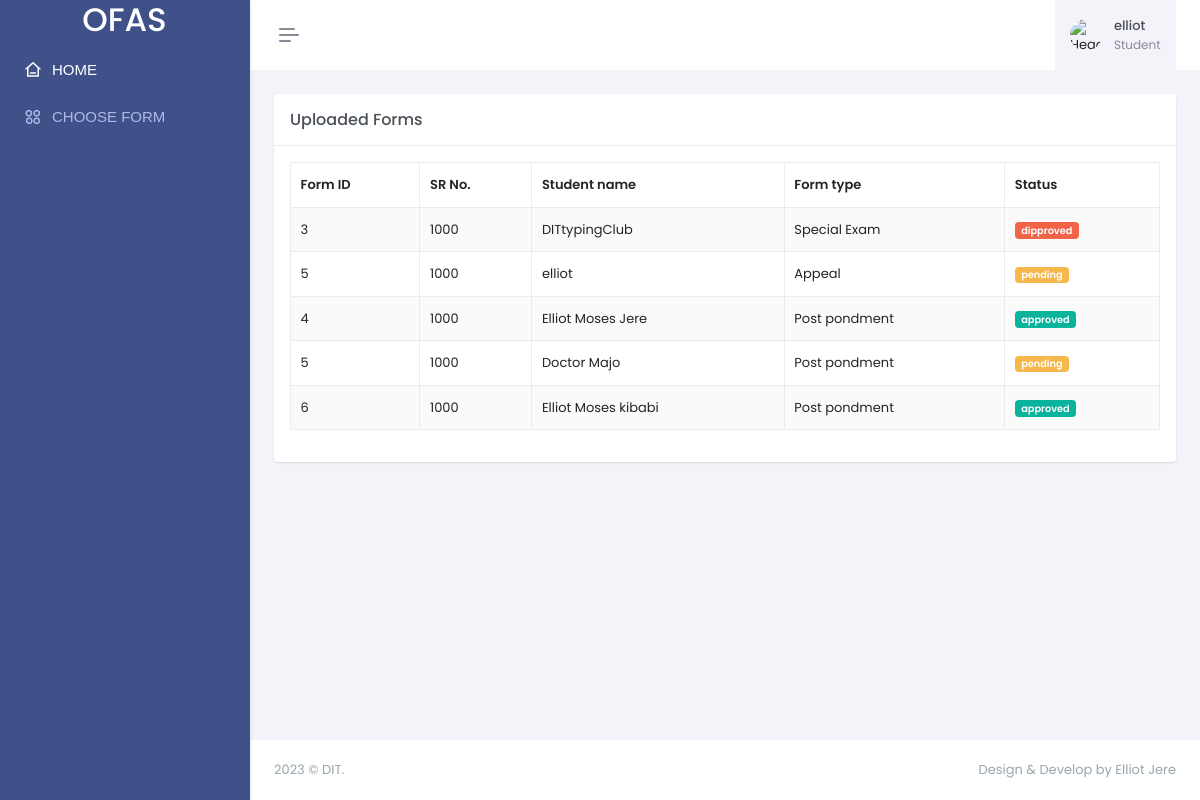
/students/index.php (signed in), run on the app's committed database.
### tables this page shows
CREATE TABLE `Special_Exam` (
  `FormId` int(11) NOT NULL,
  `NameOfStudent` varchar(255) DEFAULT NULL,
  `FormType` varchar(255) NOT NULL,
  `student_RegNo` int(11) NOT NULL,
  `course` varchar(255) NOT NULL,
  `module` varchar(255) NOT NULL,
  `reasons` varchar(255) NOT NULL,
  `uploaded_file` varchar(255) NOT NULL,
  `status` varchar(255) NOT NULL
);

CREATE TABLE `Appeal_Result` (
  `FormId` int(11) NOT NULL,
  `student_RegNo` int(11) NOT NULL,
  `NameOfStudent` varchar(255) NOT NULL,
  `FormType` varchar(255) DEFAULT NULL,
  `dept` varchar(255) NOT NULL,
  `course` varchar(255) NOT NULL,
  `retake_semister` varchar(255) NOT NULL,
  `retake_module` varchar(255) NOT NULL,
  `copyofID` varchar(255) NOT NULL,
  `status` varchar(255) DEFAULT NULL
);

CREATE TABLE `PostPondExam` (
  `FormId` int(11) NOT NULL,
  `NameOfStudent` varchar(255) NOT NULL,
  `student_RegNo` int(11) NOT NULL,
  `department` varchar(255) NOT NULL,
  `FormType` varchar(255) NOT NULL,
  `reason` varchar(255) NOT NULL,
  `yearOfpostpond` varchar(255) NOT NULL,
  `attachment` varchar(255) NOT NULL,
  `semisterOfpostpond` varchar(255) NOT NULL,
  `course` varchar(255) NOT NULL,
  `status` varchar(255) NOT NULL
);

### students/index.php (the view, shortened to what this page needs)
<!doctype html>
<html lang="en" data-layout="vertical" data-topbar="light" data-sidebar="dark" data-sidebar-size="lg" data-sidebar-image="none" data-preloader="disable">
<head>
    <link href="assets/libs/jsvectormap/css/jsvectormap.min.css" rel="stylesheet" type="text/css" />
    <link href="assets/libs/swiper/swiper-bundle.min.css" rel="stylesheet" type="text/css" />
    <link href="assets/css/bootstrap.min.css" rel="stylesheet" type="text/css" />
    <link href="assets/css/icons.min.css" rel="stylesheet" type="text/css" />
    <link href="assets/css/app.min.css" rel="stylesheet" type="text/css" />
    <link href="assets/css/custom.min.css" rel="stylesheet" type="text/css" />
</head>
<body>
    <div id="layout-wrapper">
        <?php include "includes/header.php" ?>
        <div class="app-menu navbar-menu">
            <div class="navbar-brand-box">
                <a href="index.php" class="logo logo-light">
                    <h1 style="color: white;">OFAS</h1>
                </a>
            </div>
            <div id="scrollbar">
                <div class="container-fluid">
                    <?php include "includes/navigation.php" ?>
                </div>
            </div>
            <div class="sidebar-background"></div>
        </div>
        <div class="main-content">
            <div class="page-content">
                <div class="container-fluid">
                    <div class="row">
                        <div class="col-lg-12">
                            <div class="card">
                                <div class="card-header">
                                    <h5 class="card-title mb-0">Uploaded Forms</h5>
                                </div>
                                <div class="card-body">
                                    <table id="example" class="table table-bordered dt-responsive nowrap table-striped align-middle" style="width:100%">
                                        <thead>
                                            <tr>
                                                <th data-ordering="false">Form ID</th>
                                                <th data-ordering="false">SR No.</th>
                                                <th data-ordering="false">Student name</th>
                                                <th data-ordering="false">Form type</th>
                                                <th>Status</th>
                                            </tr>
                                        </thead>
                                        <tbody>
                                            <?php
                                            include "includes/db.php";
                                            $sessionName = $_SESSION['id'];
                                            $sql = "SELECT `FormId`, student_RegNo, NameOfStudent, FormType, `status` from Special_Exam where student_RegNo='$sessionName'";
                                            $result = $conn->query($sql);
                                            while ($row = mysqli_fetch_assoc($result)) {
                                                $status = $row['status'];
                                                if($status == "approved"){
                                                    $badge = "success";
                                                    $badge_lable = "approved";
                                                } else if( $status == "disapproved"){
                                                    $badge = "danger";
                                                    $badge_lable = "dipproved";
                                                } else{
                                                    $badge = "warning";
                                                    $badge_lable = "pending";
                                                }
                                                echo "<tr>";
                                                echo "<td>";
                                                echo $row['FormId'];
                                                echo "</td>";
                                                echo "<td>";
                                                echo $row['student_RegNo'];
                                                echo "</td>";
                                                echo "<td>";
                                                echo $row['NameOfStudent'];
                                                echo "</td>";
                                                echo "<td>";
                                                echo $row['FormType'];
                                                echo "</td>";
                                                echo "<td>";
                                                echo "<span class = 'badge bg-$badge'>$badge_lable</span>";
                                                echo "</td>";
                                                echo "</tr>";
                                            }
                                            $sql = "SELECT `FormId`, student_RegNo, NameOfStudent, FormType, `status` from Appeal_Result where student_RegNo='$sessionName'" ;
                                            $result = $conn->query($sql);
                                            while ($row = mysqli_fetch_assoc($result)) {
                                                $status = $row['status'];
                                                if($status == "approved"){
                                                    $badge = "success";
                                                    $badge_lable = "approved";
                                                } else if( $status == "disapproved"){
                                                    $badge = "danger";
                                                    $badge_lable = "disapproved";
                                                } else{
                                                    $badge = "warning";
                                                    $badge_lable = "pending";
                                                }
                                                echo "<tr>";
                                                echo "<td>";
                                                echo $row['FormId'];
                                                echo "</td>";
                                                echo "<td>";
                                                echo $row['student_RegNo'];
                                                echo "</td>";
                                                echo "<td>";
                                                echo $row['NameOfStudent'];
                                                echo "</td>";
                                                echo "<td>";
                                                echo $row['FormType'];
                                                echo "</td>";
                                                echo "<td>";
                                                echo "<span class = 'badge bg-$badge'>$badge_lable</span>";
                                                echo "</td>";
                                                echo "</tr>";
                                            }
                                            $sql = "SELECT * from PostPondExam where student_RegNo='$sessionName'";
                                            $result = $conn->query($sql);
                                            while ($row = mysqli_fetch_assoc($result)) {
                                                $status = $row['status'];
                                                if($status == "approved"){
                                                    $badge = "success";
                                                    $badge_lable = "approved";
                                                } else if( $status == "disapproved"){
                                                    $badge = "danger";
                                                    $badge_lable = "disapproved";
                                                } else{
                                                    $badge = "warning";
                                                    $badge_lable = "pending";
                                                }
                                                echo "<tr>";
                                                echo "<td>";
                                                echo $row['FormId'];
                                                echo "</td>";
                                                echo "<td>";
                                                echo $row['student_RegNo'];
                                                echo "</td>";
                                                echo "<td>";
                                                echo $row['NameOfStudent'];
                                                echo "</td>";
                                                echo "<td>";
                                                echo $row['FormType'];
                                                echo "</td>";
                                                echo "<td>";
                                                echo "<span class = 'badge bg-$badge'>$badge_lable</span>";
                                                echo "</td>";
                                                echo "</tr>";
                                            }
                                            ?>
                                        </tbody>
                                    </table>
                                </div>
                            </div>
                        </div>
                    </div>
                </div>
            </div>
            <?php include "includes/footer.php" ?>
        </div>
    </div>
</body>
</html>

### students/includes/header.php (shortened to what this page needs)
<header id="page-topbar">
    <div class="layout-width">
        <div class="navbar-header">
            <div class="d-flex">
                <button type="button" class="btn btn-sm px-3 fs-16 header-item vertical-menu-btn topnav-hamburger" id="topnav-hamburger-icon">
                    <span class="hamburger-icon">
                        <span></span>
                        <span></span>
                        <span></span>
                    </span>
                </button>
            </div>
            <div class="d-flex align-items-center">
                <div class="dropdown ms-sm-3 header-item topbar-user">
                    <button type="button" class="btn" id="page-header-user-dropdown" data-bs-toggle="dropdown" aria-haspopup="true" aria-expanded="false">
                        <span class="d-flex align-items-center">
                            <img class="rounded-circle header-profile-user" src="assets/images/users/avatar-1.jpg" alt="Header Avatar">
                            <span class="text-start ms-xl-2">
                                <span class="d-none d-xl-inline-block ms-1 fw-medium user-name-text"><?php echo $_SESSION['sessionName']?></span>
                                <span class="d-none d-xl-block ms-1 fs-12 text-muted user-name-sub-text">Student</span>
                            </span>
                        </span>
                    </button>
                </div>
            </div>
        </div>
    </div>
</header>

### students/includes/navigation.php (shortened to what this page needs)
<ul class="navbar-nav" id="navbar-nav">
    <li class="nav-main-item" style="color: white;">
    <a class="nav-link menu-link" href="index.php"  role="button" aria-expanded="false" aria-controls="sidebarApps">
            <i class="ri-home-3-line"></i> <span data-key="t-apps">HOME</span>
        </a>
    </li>
    <li class="nav-item">
        <a class="nav-link menu-link" href="#sidebarApps" data-bs-toggle="collapse" role="button" aria-expanded="false" aria-controls="sidebarApps">
            <i class="ri-apps-2-line"></i><span data-key="t-apps">CHOOSE FORM</span>
        </a>
    </li>
</ul>

### students/includes/footer.php (shortened to what this page needs)
<footer class="footer">
    <div class="container-fluid">
        <div class="row">
            <div class="col-sm-6">
                 © DIT.
            </div>
            <div class="col-sm-6">
                <div class="text-sm-end d-none d-sm-block">
                    Design & Develop by Elliot Jere
                </div>
            </div>
        </div>
    </div>
</footer>

### data on the page
special_exam: FormId "3", student_RegNo "1000", NameOfStudent "DITtypingClub", FormType "Special Exam", status "dipproved"
appeal_result: FormId "5", student_RegNo "1000", NameOfStudent "elliot", FormType "Appeal", status "pending"
postpondexam: FormId "4", student_RegNo "1000", NameOfStudent "Elliot Moses Jere", FormType "Post pondment", status "approved"
postpondexam: FormId "5", student_RegNo "1000", NameOfStudent "Doctor Majo", FormType "Post pondment", status "pending"
postpondexam: FormId "6", student_RegNo "1000", NameOfStudent "Elliot Moses kibabi", FormType "Post pondment", status "approved"

### other printed values
$_SESSION['sessionName'] "elliot"
